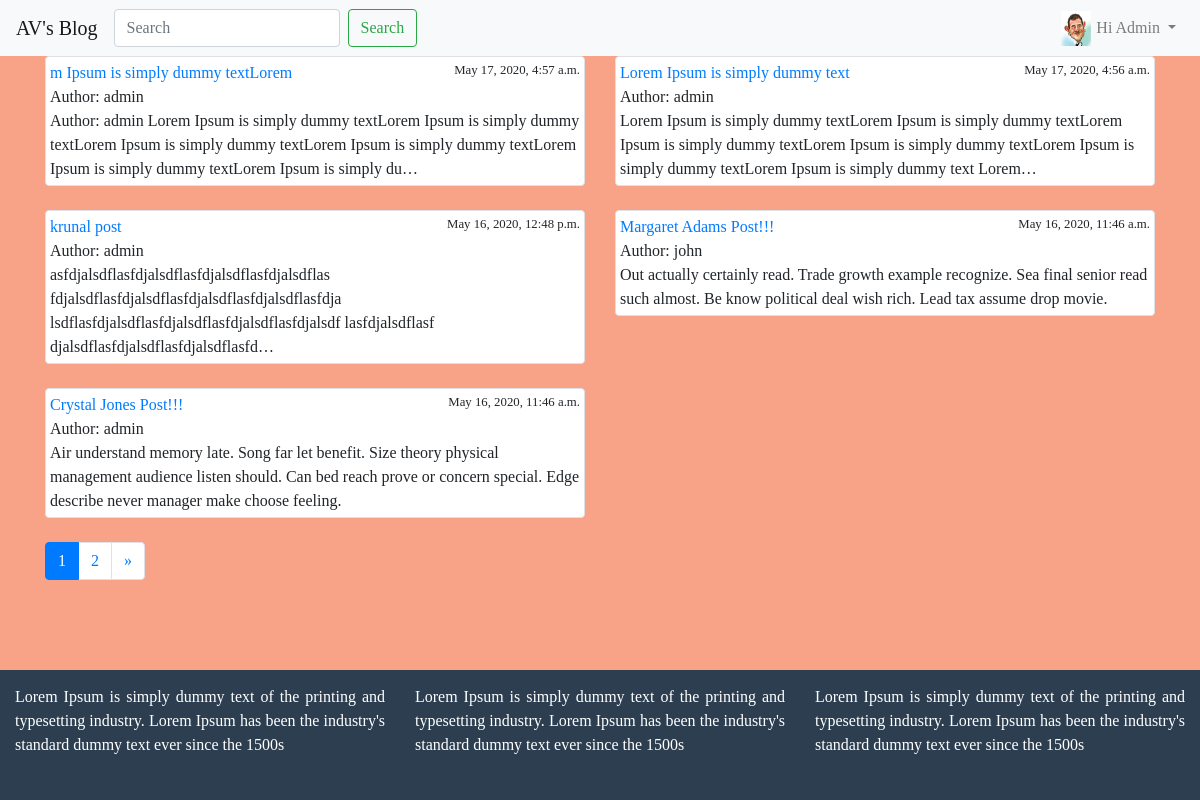
The app's page / (signed in) with its own data.
### blog/models.py (models this page shows, shortened)
class Profile(models.Model):
    user = models.OneToOneField(User, on_delete=models.CASCADE)
    dob = models.DateField(null=True, blank=True)
    photo = models.ImageField(null=True, blank=True)

class Post(models.Model):
    objects = models.Manager()                      #Our default Manager
    published = PublishedManager()                  #Our Custom Model Manager
    STATUS_CHOICES = (
        ('draft','Draft'),
        ('published','Published'),
    )
    title               =       models.CharField(max_length=100)
    slug                =       models.SlugField(max_length=120)
    author              =       models.ForeignKey(User, related_name='blog_posts', on_delete=CASCADE)
    body                =       models.TextField()
    likes               =       models.ManyToManyField(User, related_name='likes', blank=True)
    created             =       models.DateTimeField(auto_now_add=True)
    updated             =       models.DateTimeField(auto_now=True)
    status              =       models.CharField(max_length=10, choices=STATUS_CHOICES, default='draft')
    restrict_comment    =       models.BooleanField(default=False)
    favourite           =       models.ManyToManyField(User, related_name='favourite', blank=True)
    class Meta:
        ordering = ['-id']
    def get_absolute_url(self):
        return reverse("blog:post_detail", args=[self.id, self.slug])

### blog/views.py (the view)
# urls.py: path('', views.post_list, name="post_list"),
def post_list(request):
    post_list = Post.published.all()
    query = request.GET.get('q')
    if query:
        post_list = Post.published.filter(  Q(title__icontains=query)|
                                            Q(author__username=query)|
                                            Q(body__icontains=query)
                                         )
    paginator = Paginator(post_list, 5)
    page = request.GET.get('page')
    try:
        posts = paginator.page(page)
    except PageNotAnInteger:
        posts = paginator.page(1)
    except EmptyPage:
        posts = paginator.page(paginator.num_pages)
    if page is None:
        start_index = 0
        end_index = 7
    else:
        (start_index, end_index) = proper_pagination(posts, index=4)
    page_range = list(paginator.page_range)[start_index:end_index]
    context = {
        'posts': posts,
        'page_range': page_range,
    }
    return render(request, 'blog/post_list.html', context)

### blog/models.py (called while the page is built)
    def get_queryset(self):
        return super(PublishedManager, self).get_queryset().filter(status="published")

### templates/blog/post_list.html (shortened to what this page needs)
{% extends 'blog/base.html' %}
{% block content %}
<div class="row">
  {% for p in posts %}
    <div class="col-md-6">
      <div class="img-thumbnail">
        <a href="{{ p.get_absolute_url }}">{{ p.title }}</a><small style="float:right">{{ p.created }}</small><br>
        Author: {{ p.author }}<br>
        {{ p.body|truncatechars:200 }}
      </div>
      <br>
    </div>
  {% empty %}
      <div class="container-fluid">
        <h3>No Posts Found having search query "{{ request.GET.q }}"</h3>
      </div>
  {% endfor %}
</div>
<ul class="pagination">
  {% for p in page_range %}
    {% if posts.number == p %}
      <li class="page-item active">
        <a href="?page={{ p }}" class="page-link">{{ p }}</a>
      </li>
    {% else %}
      <li class="page-item">
        <a href="?page={{ p }}" class="page-link">{{ p }}</a>
      </li>
    {% endif %}
  {% endfor %}
  {% if posts.has_next %}
    <li class="page-item">
      <a href="?page={{ posts.next_page_number }}" class="page-link">&raquo;</a>
    </li>
  {% endif %}
</ul>
{% endblock %}

### templates/blog/base.html (shortened to what this page needs)
<!DOCTYPE html>
{% load static %}
<html>
  <head>
    <link rel="stylesheet" href="https://use.fontawesome.com/releases/v5.3.1/css/all.css"
>
    <link rel="stylesheet" href="https://maxcdn.bootstrapcdn.com/bootstrap/4.0.0/css/bootstrap.min.css"
>
    <link rel="stylesheet" href="{% static 'blog/style.css' %}">
  </head>
  <body>
    {% include 'blog/navbar.html' %}
    <div class="container">
      {% block content %}
      {% endblock %}
      {% include 'blog/footer.html' %}
    </div>
  </body>
</html>

### templates/blog/navbar.html (shortened to what this page needs)
<nav class="navbar navbar-expand-lg navbar-light bg-light">
<a class="navbar-brand" href="{% url 'post_list' %}">AV's Blog</a>
<div class="collapse navbar-collapse" id="navbarSupportedContent">
  <ul class="navbar-nav mr-auto">
    <form class="form-inline my-2 my-lg-0" action='{% url 'post_list' %}'>
      <input class="form-control mr-sm-2" type="search" placeholder="Search" aria-label="Search" name='q'>
      <button class="btn btn-outline-success my-2 my-sm-0" type="submit">Search</button>
    </form>
  </ul>
  <ul class="navbar-nav">
    {% if request.user.is_authenticated %}
	    <li class="nav-item dropdown">
	      <a class="nav-link dropdown-toggle" href="#" id="navbarDropdown" role="button" data-toggle="dropdown"
	         aria-haspopup="true" aria-expanded="false">
	        {% if request.user.profile.photo %}
	          <img src="{{ request.user.profile.photo.url }}" alt="" class="navbar-img">
	        {% else %}
	          <img src="/media/default-avatar.png" alt="" class="navbar-img">
	        {% endif %}
	        <span>Hi {{ request.user|capfirst }}</span>
	      </a>
	    </li>
    {% else %}
    <li class="nav-item">
      <a href="{% url 'user_login' %}" class="nav-link">Login</a>
    </li>
    {% endif %}
  </ul>
</div>
</nav>

### templates/blog/footer.html
<footer class="footer text-white">
  <div class="row">
    <div class="col-md-4">
      <p>Lorem Ipsum is simply dummy text of the printing and typesetting industry. Lorem Ipsum has been the industry's standard dummy text ever since the 1500s</p>
    </div>
    <div class="col-md-4">
      <p>Lorem Ipsum is simply dummy text of the printing and typesetting industry. Lorem Ipsum has been the industry's standard dummy text ever since the 1500s</p>
    </div>
    <div class="col-md-4">
      <p>Lorem Ipsum is simply dummy text of the printing and typesetting industry. Lorem Ipsum has been the industry's standard dummy text ever since the 1500s</p>
    </div>
  </div>
</footer>

### static/blog/style.css (style rules this page uses)
html { position: relative; min-height: 100%; }
body { font-family: 'Lucida Casaul', 'Comic Sans MS'; margin-bottom: 160px; background: #f8a288; }
.navbar-img { width: 30px; height: 35px; float: left; background-size: auto 100%; margin-top: -5px; margin-right: 5px; }
.footer { position: absolute; bottom: 0; left: 0; right: 0; height: 130px; padding: 15px; background-color: #2C3E50; }
.footer p { text-align: justify; }

### records on screen
Post: title "m Ipsum is simply dummy textLorem", created "May 17, 2020, 4:57 a.m.", author "admin", body "Author: admin Lorem Ipsum is simply dummy textLorem Ipsum is simply dummy textLorem Ipsum is simply dummy textLorem Ipsum is simply dummy textLorem Ipsum is simply dummy textLorem Ipsum is simply du…"
Post: title "Lorem Ipsum is simply dummy text", created "May 17, 2020, 4:56 a.m.", author "admin", body "Lorem Ipsum is simply dummy textLorem Ipsum is simply dummy textLorem Ipsum is simply dummy textLorem Ipsum is simply dummy textLorem Ipsum is simply dummy textLorem Ipsum is simply dummy text Lorem…"
Post: title "krunal post", created "May 16, 2020, 12:48 p.m.", author "admin", body "asfdjalsdflasfdjalsdflasfdjalsdflasfdjalsdflas fdjalsdflasfdjalsdflasfdjalsdflasfdjalsdflasfdja lsdflasfdjalsdflasfdjalsdflasfdjalsdflasfdjalsdf lasfdjalsdflasf djalsdflasfdjalsdflasfdjalsdflasfd…"
Post: title "Margaret Adams Post!!!", created "May 16, 2020, 11:46 a.m.", author "john", body "Out actually certainly read. Trade growth example recognize. Sea final senior read such almost. Be know political deal wish rich. Lead tax assume drop movie."
Post: title "Crystal Jones Post!!!", created "May 16, 2020, 11:46 a.m.", author "admin", body "Air understand memory late. Song far let benefit. Size theory physical management audience listen should. Can bed reach prove or concern special. Edge describe never manager make choose feeling."

### other values on screen
{{ request.user|capfirst }} "Admin"
{{ p }} "1"
{{ p }} "2"
